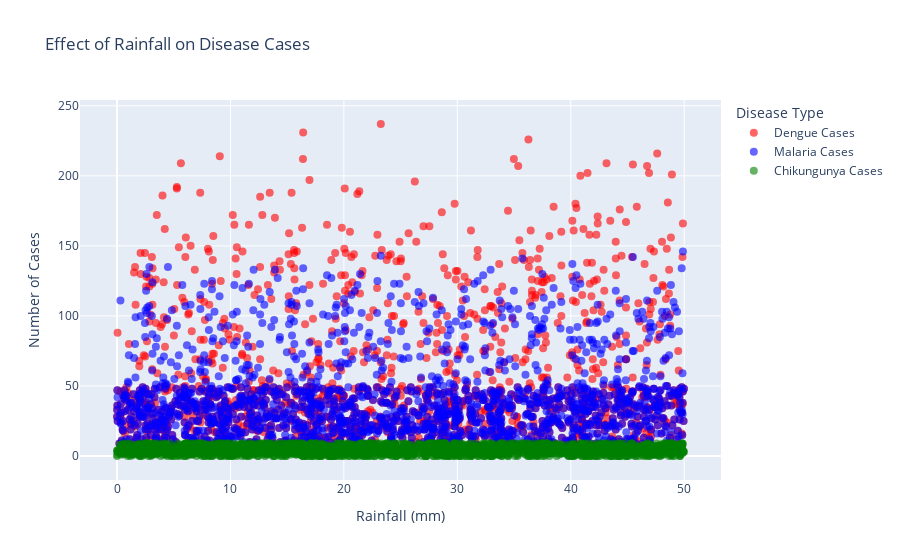

Here is the notebook cell this chart was saved with:
### Markdown cell above
## Effect of Rainfall on Dengue, Malaria, and Chikungunya Cases

### Code cell
fig = go.Figure()

fig.add_trace(go.Scatter(x=df["Rainfall"], y=df["Dengue_Cases"], 
                         mode="markers", name="Dengue Cases",
                         marker=dict(size=8, color="red", opacity=0.6)))

fig.add_trace(go.Scatter(x=df["Rainfall"], y=df["Malaria_Cases"], 
                         mode="markers", name="Malaria Cases",
                         marker=dict(size=8, color="blue", opacity=0.6)))

fig.add_trace(go.Scatter(x=df["Rainfall"], y=df["Chikungunya_Cases"], 
                         mode="markers", name="Chikungunya Cases",
                         marker=dict(size=8, color="green", opacity=0.6)))

fig.update_layout(title="Effect of Rainfall on Disease Cases",
                  xaxis_title="Rainfall (mm)",
                  yaxis_title="Number of Cases",
                  legend_title="Disease Type")

fig.show()

### Figure 1 — Plotly figure (JSON) as saved in the notebook; plotly's stock layout.template omitted (floating-point values rounded to 4 significant figures; data arrays with more than 128 entries replaced by an {"elided": "..."} marker saying what was removed)
{"data": [{"marker": {"color": "red", "opacity": 0.6, "size": 8}, "mode": "markers", "name": "Dengue Cases", "type": "scatter", "x": {"elided": "1826 float values"}, "y": {"elided": "1826 int values"}}, {"marker": {"color": "blue", "opacity": 0.6, "size": 8}, "mode": "markers", "name": "Malaria Cases", "type": "scatter", "x": {"elided": "1826 float values"}, "y": {"elided": "1826 int values"}}, {"marker": {"color": "green", "opacity": 0.6, "size": 8}, "mode": "markers", "name": "Chikungunya Cases", "type": "scatter", "x": {"elided": "1826 float values"}, "y": {"elided": "1826 int values"}}], "layout": {"legend": {"title": {"text": "Disease Type"}}, "title": {"text": "Effect of Rainfall on Disease Cases"}, "xaxis": {"title": {"text": "Rainfall (mm)"}}, "yaxis": {"title": {"text": "Number of Cases"}}}}
